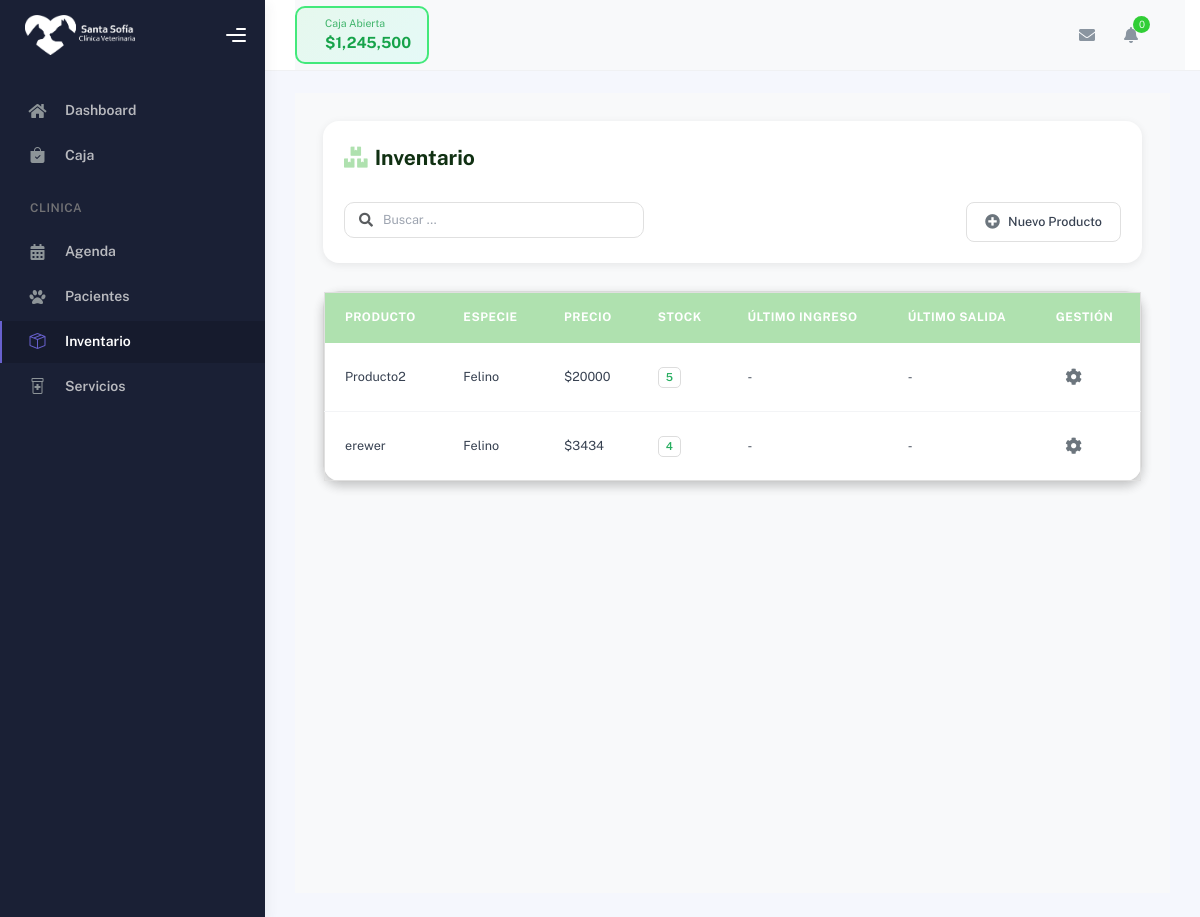
/hospital/inventario/, run on the app's committed database.
### hospital/models.py (models this page shows, shortened)
class Insumo(models.Model):
    idInventario = models.AutoField(primary_key=True)
    medicamento = models.CharField(max_length=200)
    categoria = models.CharField(max_length=100, blank=True, null=True)
    sku = models.CharField(max_length=100, blank=True, null=True)
    codigo_barra = models.CharField(max_length=100, blank=True, null=True)
    presentacion = models.CharField(max_length=150, blank=True, null=True)
    especie = models.CharField(max_length=50, blank=True, null=True)
    descripcion = models.TextField(blank=True, null=True)
    unidad_medida = models.CharField(max_length=50, blank=True, null=True)
    precio_venta = models.FloatField(default=0)
    margen = models.FloatField(default=0)
    stock_actual = models.IntegerField(default=0)
    stock_minimo = models.IntegerField(default=0)
    stock_maximo = models.IntegerField(default=0)
    almacenamiento = models.TextField(blank=True, null=True)
    precauciones = models.TextField(blank=True, null=True)
    contraindicaciones = models.TextField(blank=True, null=True)
    efectos_adversos = models.TextField(blank=True, null=True)
    dosis_ml = models.FloatField(blank=True, null=True)
    peso_kg = models.FloatField(blank=True, null=True)
    fecha_creacion = models.DateTimeField(default=timezone.now)
    class Meta:
        db_table = "Insumo"
        ordering = ["medicamento"]

### hospital/views.py (the view)
# urls.py: path('inventario/', views.inventario, name='inventario'),
def inventario(request):
    insumos = Insumo.objects.all()
    return render(request, 'inventario/inventario.html', {'insumos': insumos})

### hospital/templates/inventario/inventario.html (shortened to what this page needs)
{% extends "partials/base_table.html" %}
{% load static %}
{% block extra_css %}
<link rel="stylesheet" href="{% static 'css/style_inventario.css' %}" type="text/css" media="all">
{% endblock %}
{% block table_title %}
<i class="fas fa-boxes"></i> Inventario
{% endblock %}
{% block table_buttons %}
<button type="button" onclick="abrirModalNuevoProducto()">
    <i class="fas fa-plus-circle"></i> Nuevo Producto
</button>
{% endblock %}
{% block table_columns %}
<th>Producto</th>
<th>Especie</th>
<th>Precio</th>
<th>Stock</th>
<th>Último Ingreso</th>
<th>Último Salida</th>
<th>Gestión</th>
{% endblock %}
{% block table_rows %}
{% for insumo in insumos %}
<tr data-id="{{ insumo.idInventario }}" data-especie="{{ insumo.especie|default_if_none:'' }}" data-stock="ok"
    data-dosis-ml="{{ insumo.dosis_ml }}" data-peso-kg="{{ insumo.peso_kg }}">
    <td>{{ insumo.medicamento }}</td>
    <td>{{ insumo.especie }}</td>
    <td>${{ insumo.precio_venta|floatformat:0 }}</td>
    <td><span class="badge stock-ok">{{ insumo.stock_actual }}</span></td>
    <td>-</td>
    <td>-</td>
    <td>
        <div class="manage-wheel">
            <button type="button" onclick="toggleWheel(this)">
                <i class="fas fa-cog"></i>
            </button>
        </div>
    </td>
</tr>
{% empty %}
<tr>
    <td colspan="7">No hay productos en inventario.</td>
</tr>
{% endfor %}
{% endblock %}

### static/css/dashboard_style.css (style rules this page uses)
:root { --primary-color: #afe1af; --primary-hover: #89c57c; --text-dark: #103012; }
.stock-ok { color: #27ae60; font-weight: 600; }

### static/css/base/modals_base.css (style rules this page uses)
:root { --primary-color: #afe1af; --primary-hover: #89c57c; --text-dark: #103012; --bg-light: #f8f9fa; --border-color: #e0e0e0; --shadow-sm: 0 2px 8px rgba(0, 0, 0, 0.08); --shadow-md: 0 4px 12px rgba(0, 0, 0, 0.12); --grey: #afafaf; --grey-hover: #a8a8a8; }

### hospital/Static/css/style_inventario.css (style rules this page uses)
:root { --primary-color: #afe1af; --primary-hover: #89c57c; --text-dark: #103012; --bg-light: #f8f9fa; --border-color: #e0e0e0; --shadow-sm: 0 2px 8px rgba(0, 0, 0, 0.08); --shadow-md: 0 4px 12px rgba(0, 0, 0, 0.12); }

### static/css/base/tables_base.css (style rules this page uses)
:root { --primary-color: #afe1af; --primary-hover: #89c57c; --text-dark: #103012; --bg-light: #f8f9fa; --border-color: #e0e0e0; --shadow-sm: 0 2px 8px rgba(0, 0, 0, 0.08); --shadow-md: 0 4px 12px rgba(0, 0, 0, 0.12); }
.table-header h4 i, .table-header-grid h4 i { color: var(--primary-color); }
.table-action-buttons button { width: 100% !important; justify-content: flex-end !important; all: unset !important; display: flex !important; align-items: center !important; gap: 8px !important; padding: 10px 18px !important; font-weight: 500 !important; font-size: 0.9rem !important; border-radius: 8px !important; transition: all 0.25s ease !important; background: white !important; border: 1.5px solid #e0e0e0 !important; color: #374151 !important; cursor: pointer !important; user-select: none !important; box-sizing: border-box !important; white-space: nowrap !important; }
.table-action-buttons button i { font-size: 15px !important; color: #6c757d !important; transition: color 0.25s ease !important; }
.vet-table th { padding: 16px 20px !important; text-align: left !important; font-size: 0.85rem !important; font-weight: 700 !important; text-transform: uppercase !important; letter-spacing: 0.5px !important; border: none !important; }
.vet-table td { padding: 16px 20px !important; text-align: left !important; border-bottom: 1px solid #f3f4f6 !important; font-size: 0.9rem !important; color: #374151 !important; position: relative !important; overflow: visible !important; }
.vet-table tbody tr { transition: all 0.2s ease !important; position: relative !important; overflow: visible !important; }
.vet-table tbody tr:last-child td { border-bottom: none !important; }
.manage-wheel { position: relative; display: inline-block; }
.manage-wheel > button { background: none !important; border: none !important; border-radius: 0 !important; width: 36px !important; height: 36px !important; display: flex !important; align-items: center !important; justify-content: center !important; color: #6c757d !important; font-size: 1.2rem !important; cursor: pointer !important; transition: background 0.2s, color 0.2s, border-color 0.2s, transform 0.3s; box-shadow: none !important; transform: rotate(0deg); }

### data on the page
Insumo: medicamento "Producto2", especie "Felino", precio_venta "20000", stock_actual "5"
Insumo: medicamento "erewer", especie "Felino", precio_venta "3434", stock_actual "4"
